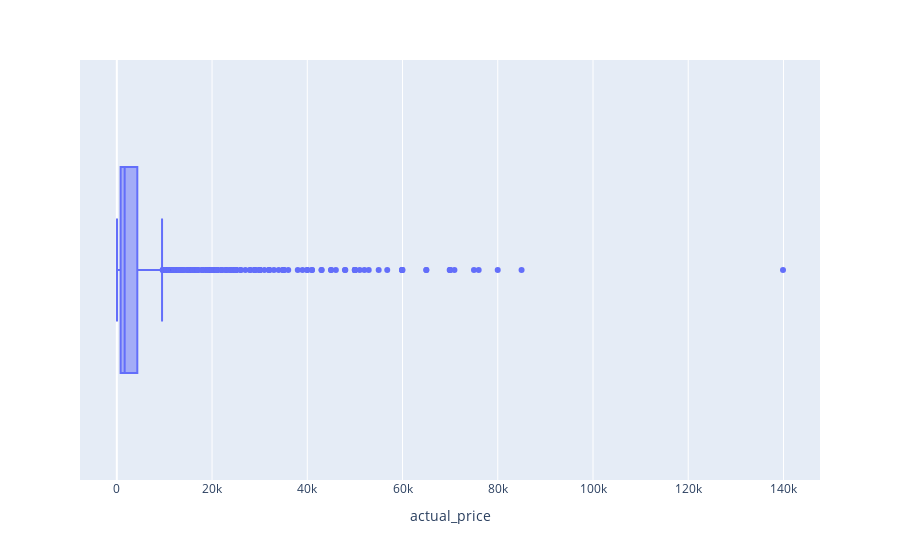

The notebook cell this image was saved under:
### Code cell
fig = px.box(df, x = 'actual_price')
fig.show()

### Figure 1 — Plotly figure (JSON) as saved in the notebook; plotly's stock layout.template omitted (floating-point values rounded to 4 significant figures; data arrays with more than 128 entries replaced by an {"elided": "..."} marker saying what was removed)
{"data": [{"alignmentgroup": "True", "hovertemplate": "actual_price=%{x}<extra></extra>", "legendgroup": "", "marker": {"color": "#636efa"}, "name": "", "notched": false, "offsetgroup": "", "orientation": "h", "showlegend": false, "type": "box", "x": {"elided": "1465 float values"}, "x0": " ", "xaxis": "x", "y0": " ", "yaxis": "y"}], "layout": {"boxmode": "group", "legend": {"tracegroupgap": 0}, "margin": {"t": 60}, "xaxis": {"anchor": "y", "domain": [0, 1], "title": {"text": "actual_price"}}, "yaxis": {"anchor": "x", "domain": [0, 1]}}}
